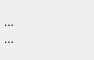
<?xml version="1.0" encoding="UTF-8"?>
<ui version="4.0">
 <class>Form</class>
 <widget class="QWidget" name="Form">
  <property name="geometry">
   <rect>
    <x>0</x>
    <y>0</y>
    <width>94</width>
    <height>60</height>
   </rect>
  </property>
  <property name="windowTitle">
   <string>Form</string>
  </property>
  <property name="styleSheet">
   <string notr="true"/>
  </property>
  <layout class="QVBoxLayout" name="verticalLayout_2">
   <property name="spacing">
    <number>0</number>
   </property>
   <property name="leftMargin">
    <number>0</number>
   </property>
   <property name="topMargin">
    <number>0</number>
   </property>
   <property name="rightMargin">
    <number>0</number>
   </property>
   <property name="bottomMargin">
    <number>0</number>
   </property>
   <item>
    <layout class="QVBoxLayout" name="verticalLayout">
     <property name="spacing">
      <number>0</number>
     </property>
     <item>
      <widget class="QToolButton" name="qtoolbuttonUp">
       <property name="maximumSize">
        <size>
         <width>18</width>
         <height>16777215</height>
        </size>
       </property>
       <property name="styleSheet">
        <string notr="true"> QToolButton {
     border:0;
	margin: 0;
	border-radius: 2px;
 }

QToolButton:hover
{
     border: 1px solid rgb(237, 237, 237);
}

QToolButton:pressed
{
     border: 2px solid rgb(237, 237, 237);
}</string>
       </property>
       <property name="text">
        <string>...</string>
       </property>
      </widget>
     </item>
     <item>
      <widget class="QToolButton" name="qtoolbuttonDown">
       <property name="maximumSize">
        <size>
         <width>18</width>
         <height>16777215</height>
        </size>
       </property>
       <property name="styleSheet">
        <string notr="true"> QToolButton {
     border:0;
	margin: 0;
	border-radius: 2px;
 }

QToolButton:hover
{
     border: 1px solid rgb(237, 237, 237);
}

QToolButton:pressed
{
     border: 2px solid rgb(237, 237, 237);
}</string>
       </property>
       <property name="text">
        <string>...</string>
       </property>
      </widget>
     </item>
    </layout>
   </item>
  </layout>
 </widget>
 <resources/>
 <connections/>
</ui>
